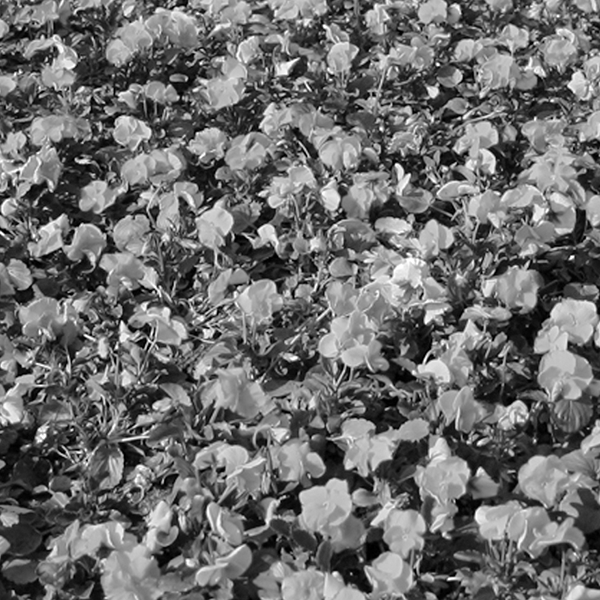
#> input picture Пр 5/test1_5.tif, 600 x 600 px
$ python 'ПР5.py'
#> lines starting #> are read from the running program, lines starting #| are printed output that depends on the picture
from google.colab import drive
drive.mount('/content/drive')

import cv2
import numpy as np
from matplotlib import pyplot as plt
from PIL import Image
import math

image1 = cv2.imread('test1_5.tif')
#> image1 is the input picture: shape (600, 600, 3); min 0, max 255, mean 109.6
image2 = cv2.imread('test2_5.tif')
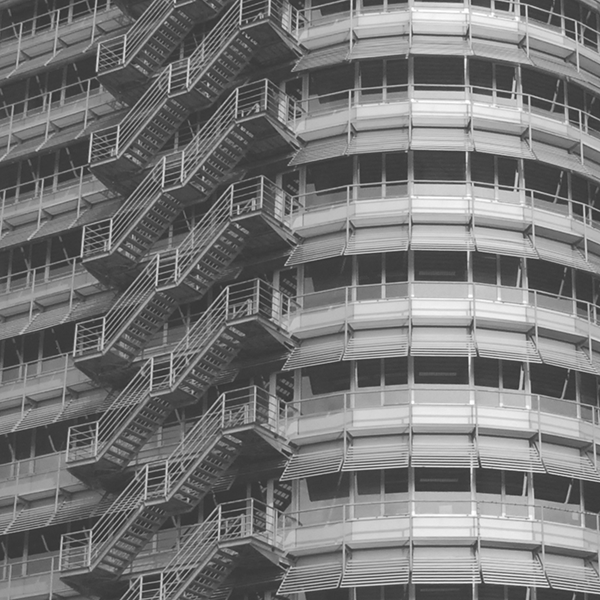
#> input picture Пр 5/test2_5.tif, 600 x 600 px
#> image2 is the input picture: shape (600, 600, 3); min 39, max 255, mean 119.1
img1 = cv2.cvtColor(image1,cv2.COLOR_BGR2GRAY)
img2 = cv2.cvtColor(image2,cv2.COLOR_BGR2GRAY)

fft2 = np.fft.fft2(img2)

shift2center = np.fft.fftshift(fft2)

log_fft2 = np.log(1 + np.abs(fft2))
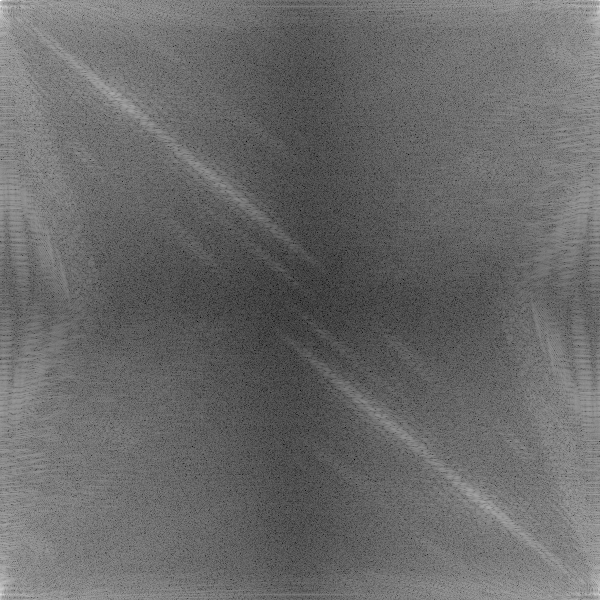
#> log_fft2: shape (600, 600) float64; min 1.32, max 17.57, mean 8.07; drawn with min black and max white

log_shift2center = np.log(1 + np.abs(shift2center))
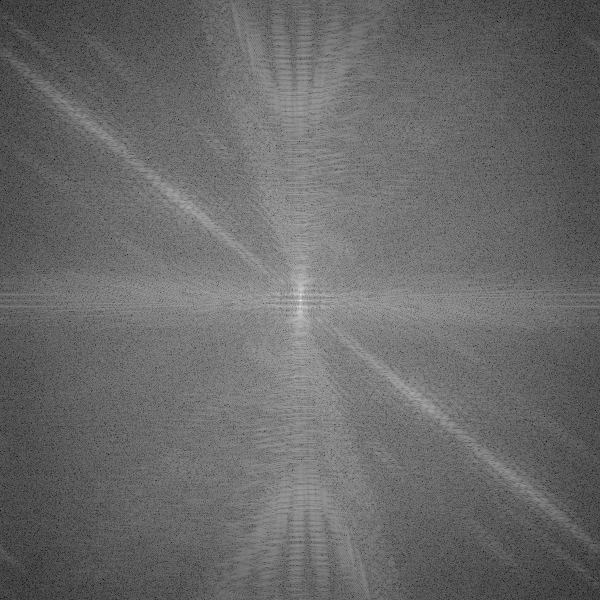
#> log_shift2center: shape (600, 600) float64; min 1.32, max 17.57, mean 8.07; drawn with min black and max white

# image1S = np.log(1+np.abs(spectr(img1)))
# image2S = np.log(1+np.abs(spectr(img2)))

plt.imshow(log_shift2center,'gray')

def process(image):
  imageSpect = np.fft.fft2(image)
  fshift = np.fft.fftshift(imageSpect)
  ifshift= np.fft.ifftshift(fshift)
  iff = np.fft.ifft2(ifshift)
  proc = (np.abs(iff))
  return proc

image1P = process(img1)
image2P = process(img2)
#> in process (call 2), `proc = (np.abs(iff))`:
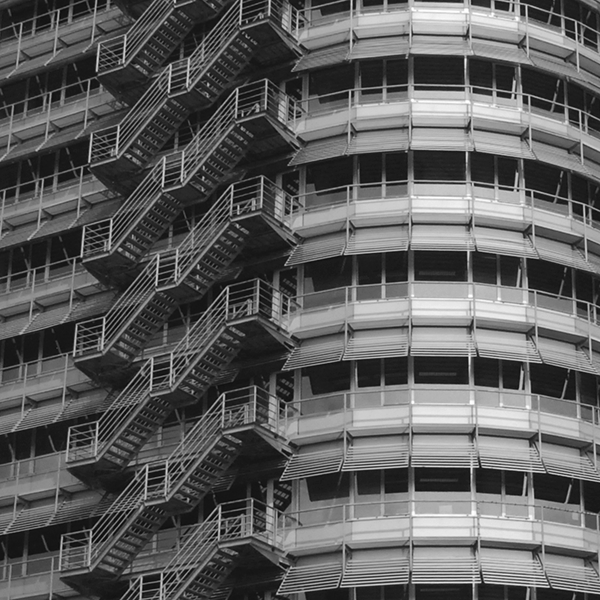
#> proc: shape (600, 600) float64; min 39, max 255, mean 119.1; drawn with min black and max white

plt.imshow(image1P,'gray')

def distance(point1,point2):
    return math.sqrt((point1[0]-point2[0])**2 + (point1[1]-point2[1])**2)

def lp_filter(D0,imgShape):
#> called with D0 = 15, imgShape = (600, 600)
    base = np.zeros(imgShape[:2])
    rows, cols = imgShape[:2]
    center = (rows/2,cols/2)
    for x in range(cols):
        for y in range(rows):
            if distance((y,x),center) < D0:
                base[y,x] = 1
    return base

def idealFilter(d, image):
    original = np.fft.fft2(image)
    center = np.fft.fftshift(original)
    LowPassCenter = center * lp_filter(d,image.shape)
    LowPass = np.fft.ifftshift(LowPassCenter)
    inverse_LowPass = np.fft.ifft2(LowPass)
    low = np.abs(inverse_LowPass)
    return low

fig = plt.figure()

fig, ([ax1, ax2, ax3, ax4], [ax5, ax6, ax7, ax8] ) = plt.subplots(
    nrows=2, ncols=4,
    figsize=(18, 14)
)

ax1.set_title('Частота 15')
ax2.set_title('Частота 30')
ax3.set_title('Частота 50')
ax4.set_title('Частота 100')

ax5.set_title('Частота 15')
ax6.set_title('Частота 30')
ax7.set_title('Частота 50')
ax8.set_title('Частота 100')


image1S15 = idealFilter(15, img1)
image1S30 = idealFilter(30, img1)
image1S50 = idealFilter(50, img1)
image1S100 = idealFilter(100, img1)
#> call 4 of idealFilter, with d = 100
#> in idealFilter (call 4), `low = np.abs(inverse_LowPass)`:
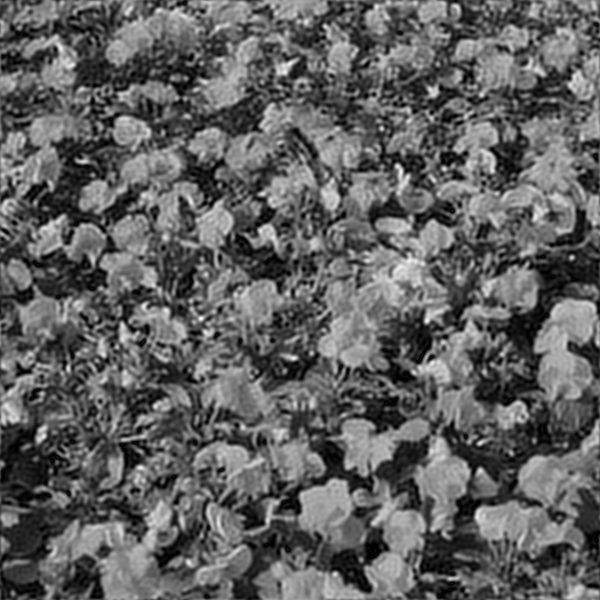
#> low: shape (600, 600) float64; min 0.00103, max 287.3, mean 109.7; drawn with min black and max white

image2S15 = idealFilter(15, img2)
#> in idealFilter (call 5), `low = np.abs(inverse_LowPass)`:
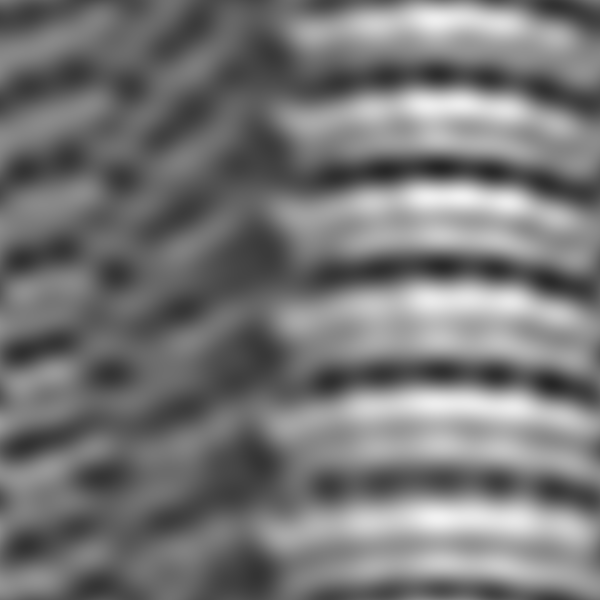
#> low: shape (600, 600) float64; min 38, max 242, mean 119.1
image2S30 = idealFilter(30, img2)
#> in idealFilter (call 6), `low = np.abs(inverse_LowPass)`:
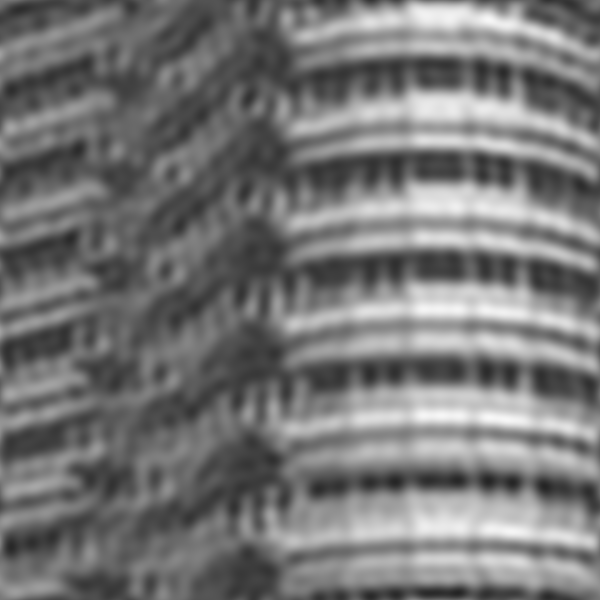
#> low: shape (600, 600) float64; min 36.75, max 248.4, mean 119.1
image2S50 = idealFilter(50, img2)
#> (the run stopped early here; a loop or call above may not have finished)
